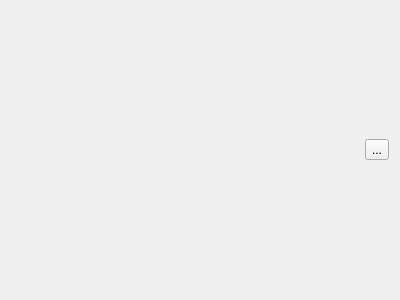
<?xml version="1.0" encoding="UTF-8"?>
<ui version="4.0">
 <class>plainTextView</class>
 <widget class="QWidget" name="plainTextView">
  <property name="geometry">
   <rect>
    <x>0</x>
    <y>0</y>
    <width>400</width>
    <height>300</height>
   </rect>
  </property>
  <property name="windowTitle">
   <string>Form</string>
  </property>
  <layout class="QGridLayout" name="gridLayout">
   <item row="0" column="1">
    <widget class="QToolButton" name="toolButton">
     <property name="text">
      <string>...</string>
     </property>
    </widget>
   </item>
   <item row="0" column="0">
    <spacer name="horizontalSpacer">
     <property name="orientation">
      <enum>Qt::Horizontal</enum>
     </property>
     <property name="sizeHint" stdset="0">
      <size>
       <width>344</width>
       <height>20</height>
      </size>
     </property>
    </spacer>
   </item>
  </layout>
 </widget>
 <resources/>
 <connections/>
</ui>
